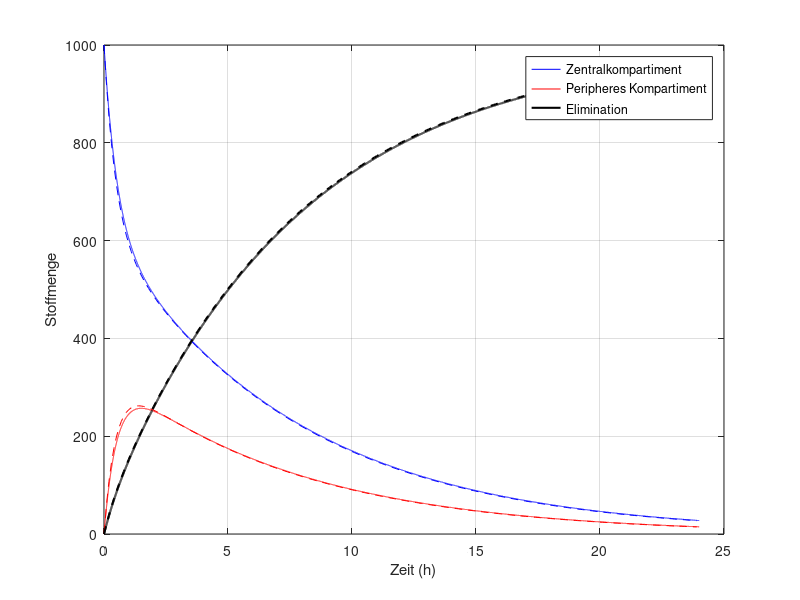

Recreate this plot in MATLAB.
function [] = bolus()
% Modell der Gabe eines intravenösen Bolus, Kompartimentmodell

% Parameter
par.D = 1000;
par.k12 = 0.6;
par.k21 = 1.25;
par.k10 = 0.2;

% Schrittweite
tend = 24; % entspricht 24 Stunden, alle Austauschraten k12, k21, k10
           % sind Stoffmenge/Stunde

% Aufrufen der Funktion (mit unterschiedl. h)
h1 = 0.001;  % Schrittweite in Stunden
[t1, Xp1, Xc1, E1] = bolus_euler_iteration(tend, h1, par);

h2 = 0.1;  % Schrittweite in Stunden
[t2, Xp2, Xc2, E2] = bolus_euler_iteration(tend, h2, par);

% Plotten
figure(1);
plot(t1, Xc1, 'b-', t1, Xp1, 'r-', t1, E1, 'k-', 'LineWidth', 1.5); hold on;
plot(t2, Xc2, 'b--', t2, Xp2, 'r--', t2, E2, 'k--', 'LineWidth', 1.5); hold off;
xlabel('Zeit (h)');
ylabel('Stoffmenge');
legend('Zentralkompartiment', 'Peripheres Kompartiment', 'Elimination');
grid on;
end

% Berechnen der Euler Iteration
function [t, Xp, Xc, E] = bolus_euler_iteration(tend, h, par)
    % Anzahl der Schritte
    N = ceil(tend/h);
    
    % extrahieren der Parameter aus dem Parameterstruct
    D = par.D;
    k12 = par.k12;
    k21 = par.k21;
    k10 = par.k10;
    
    % Anfangsbedingungen
    Xc(1) = D;
    Xp(1) = 0;
    E(1) = 0;
    
    % Iteration nach Euler
    for i = 1:N-1
        Xc(i+1)=Xc(i)+h*(-k12*Xc(i)+k21*Xp(i)-k10*Xc(i));
        Xp(i+1)=Xp(i)+h*(-k21*Xp(i)+k12*Xc(i));
        E(i+1) =E(i) +h*k10*Xc(i);
    end
    
    % Zeitvektor
    t = 0:h:(N-1)*h;
end
